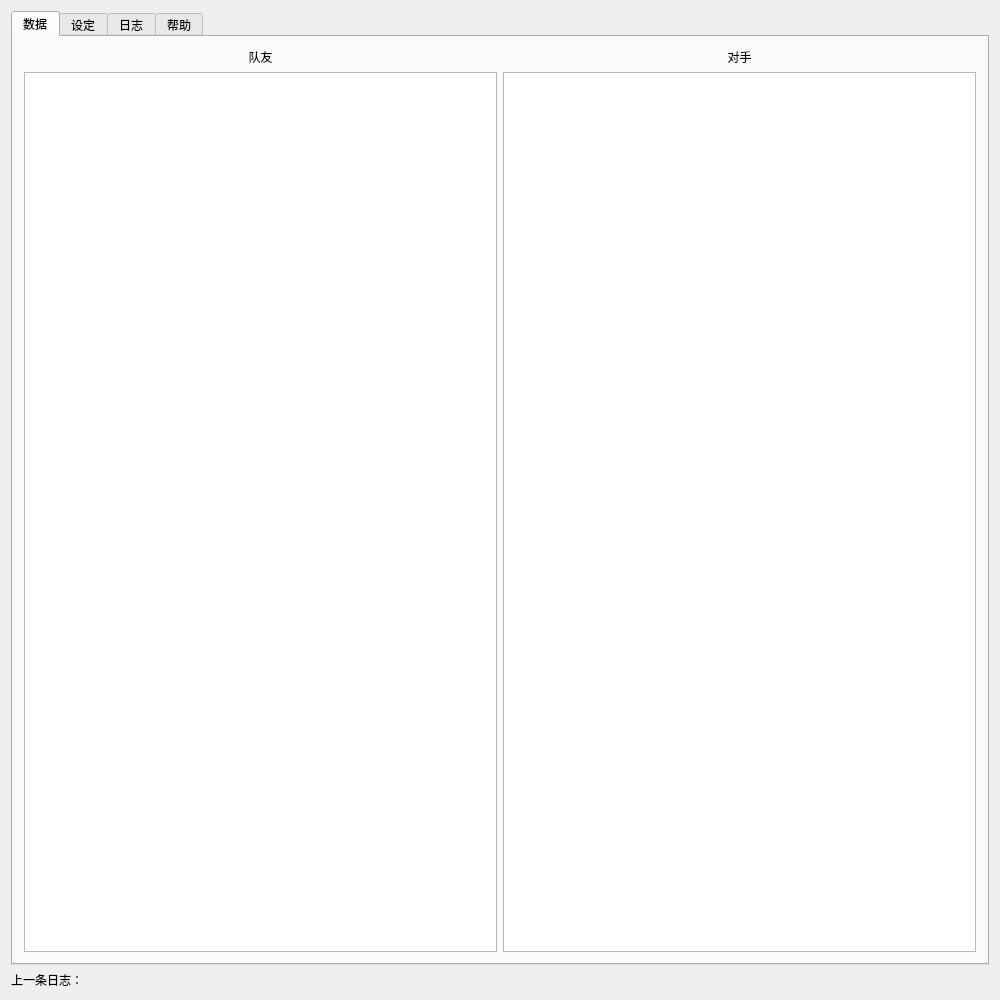
<?xml version="1.0" encoding="UTF-8"?>
<ui version="4.0">
 <class>motsClass</class>
 <widget class="QWidget" name="motsClass">
  <property name="geometry">
   <rect>
    <x>0</x>
    <y>0</y>
    <width>1000</width>
    <height>1000</height>
   </rect>
  </property>
  <property name="windowTitle">
   <string>Monkey of the Sea</string>
  </property>
  <layout class="QVBoxLayout" name="verticalLayout_5">
   <item>
    <widget class="QTabWidget" name="tabWidget">
     <property name="currentIndex">
      <number>0</number>
     </property>
     <widget class="QWidget" name="tabData">
      <attribute name="title">
       <string>数据</string>
      </attribute>
      <layout class="QHBoxLayout" name="horizontalLayout">
       <item>
        <layout class="QVBoxLayout" name="verticalLayout">
         <item>
          <widget class="QLabel" name="labelData1Title">
           <property name="text">
            <string>队友</string>
           </property>
           <property name="alignment">
            <set>Qt::AlignCenter</set>
           </property>
          </widget>
         </item>
         <item>
          <widget class="QListWidget" name="listWidgetData1"/>
         </item>
        </layout>
       </item>
       <item>
        <layout class="QVBoxLayout" name="verticalLayout_2">
         <item>
          <widget class="QLabel" name="labelData2Title">
           <property name="text">
            <string>对手</string>
           </property>
           <property name="alignment">
            <set>Qt::AlignCenter</set>
           </property>
          </widget>
         </item>
         <item>
          <widget class="QListWidget" name="listWidgetData2"/>
         </item>
        </layout>
       </item>
      </layout>
     </widget>
     <widget class="QWidget" name="tabConfig">
      <attribute name="title">
       <string>设定</string>
      </attribute>
      <layout class="QVBoxLayout" name="verticalLayout_4">
       <item>
        <layout class="QHBoxLayout" name="horizontalLayout_2">
         <item>
          <widget class="QLabel" name="labelGamePathHint">
           <property name="text">
            <string>游戏路径</string>
           </property>
          </widget>
         </item>
         <item>
          <widget class="QLineEdit" name="lineEditGamePath"/>
         </item>
        </layout>
       </item>
       <item>
        <layout class="QHBoxLayout" name="horizontalLayout_3">
         <item>
          <widget class="QLabel" name="labelServerUrlHint">
           <property name="text">
            <string>搜索服务器地址</string>
           </property>
          </widget>
         </item>
         <item>
          <layout class="QVBoxLayout" name="verticalLayout_3">
           <item>
            <widget class="QLineEdit" name="lineEditGetIdUrl"/>
           </item>
           <item>
            <widget class="QLineEdit" name="lineEditGetShipNameUrl"/>
           </item>
           <item>
            <widget class="QLineEdit" name="lineEditGetOverviewUrl"/>
           </item>
           <item>
            <widget class="QLineEdit" name="lineEditGetShipUrl"/>
           </item>
           <item>
            <widget class="QLabel" name="labelServerUrlHint2">
             <property name="sizePolicy">
              <sizepolicy hsizetype="Preferred" vsizetype="Fixed">
               <horstretch>0</horstretch>
               <verstretch>0</verstretch>
              </sizepolicy>
             </property>
             <property name="text">
              <string>除非您充分了解您在做什么，否则请不要更改此项。
如需更改（例如官方服务器地址变更时），请注意保留地址中的占位符。
更改前，请务必自行确认网站根目录下 robots.txt 中允许该项的调取。</string>
             </property>
             <property name="alignment">
              <set>Qt::AlignCenter</set>
             </property>
            </widget>
           </item>
          </layout>
         </item>
        </layout>
       </item>
       <item>
        <layout class="QHBoxLayout" name="horizontalLayout_5">
         <item>
          <widget class="QLabel" name="labelLocalIntervalHint">
           <property name="text">
            <string>本地文件侦听间隔（毫秒）</string>
           </property>
          </widget>
         </item>
         <item>
          <widget class="QLineEdit" name="lineEditLocalInterval">
           <property name="inputMethodHints">
            <set>Qt::ImhDigitsOnly</set>
           </property>
          </widget>
         </item>
         <item>
          <spacer name="horizontalSpacer">
           <property name="orientation">
            <enum>Qt::Horizontal</enum>
           </property>
           <property name="sizeType">
            <enum>QSizePolicy::Preferred</enum>
           </property>
           <property name="sizeHint" stdset="0">
            <size>
             <width>40</width>
             <height>20</height>
            </size>
           </property>
          </spacer>
         </item>
         <item>
          <widget class="QLabel" name="labelNetworkIntervalHint">
           <property name="text">
            <string>联网数据更新间隔（毫秒）</string>
           </property>
          </widget>
         </item>
         <item>
          <widget class="QLineEdit" name="lineEditNetworkInterval">
           <property name="inputMethodHints">
            <set>Qt::ImhDigitsOnly</set>
           </property>
          </widget>
         </item>
        </layout>
       </item>
       <item>
        <layout class="QHBoxLayout" name="horizontalLayout_7">
         <item>
          <widget class="QLabel" name="labelApplicationIdHint">
           <property name="text">
            <string>Wargaming公共API应用ID</string>
           </property>
          </widget>
         </item>
         <item>
          <widget class="QLineEdit" name="lineEditApplicationId">
           <property name="placeholderText">
            <string>缺省为默认值。除非您充分了解您在做什么，否则请不要填写此项。</string>
           </property>
          </widget>
         </item>
        </layout>
       </item>
       <item>
        <layout class="QHBoxLayout" name="horizontalLayout_4">
         <item>
          <widget class="QPushButton" name="pushButtonResetConfig">
           <property name="text">
            <string>重置设定</string>
           </property>
          </widget>
         </item>
         <item>
          <widget class="QPushButton" name="pushButtonCancelChange">
           <property name="text">
            <string>取消修改</string>
           </property>
          </widget>
         </item>
         <item>
          <widget class="QPushButton" name="pushButtonConfirmConfig">
           <property name="text">
            <string>应用设定</string>
           </property>
          </widget>
         </item>
        </layout>
       </item>
      </layout>
     </widget>
     <widget class="QWidget" name="tabLog">
      <attribute name="title">
       <string>日志</string>
      </attribute>
      <layout class="QVBoxLayout" name="verticalLayout_6">
       <item>
        <widget class="QListWidget" name="listWidgetLog"/>
       </item>
      </layout>
     </widget>
     <widget class="QWidget" name="tabHelp">
      <attribute name="title">
       <string>帮助</string>
      </attribute>
      <layout class="QVBoxLayout" name="verticalLayout_7">
       <item>
        <widget class="QLabel" name="labelHelp1">
         <property name="text">
          <string>帮助

 - 阅读数据：

   - 第一行：玩家名  [舰船名]  AvgTier: 玩家使用舰船的平均等级
   - 第二行 总览（Overview）：总场数  胜率  平均经验（不计加成）  平均伤害
   - 第三行 当前船只（Current Ship）：总场数  胜率  平均经验（不计加成）  平均伤害

- 可能的报错提示：

   - 找不到游戏目录，请在设定中调整游戏路径，或停用文件读取保护工具。
   - 未能搜索到玩家，这通常由玩家更改昵称、昵称违规而被屏蔽，新注册的玩家昵称，或玩家隐藏战绩引起。
   - 未能搜索到船只，这通常由 Wargaming Public API 的数据滞后引起。
     该 API 更新频率较低并经常过时，但我尚未找到一个其他方式，来通过 shipId 查询舰船名称。
   - Robot 许可取得失败，这可能由网络状态不佳引起，或是 360 停止了对 wowsgame.cn/community/ 下内容的获取许可。
   - 其他网络错误提示：请根据日志内容自行判断问题。

- 法律相关问题说明：

   - Mots 项目使用 WTFPL（经过更改）协议开源，允许一切行为，但额外声明了我不对此项目中的代码、程序等内容负责。
   - Mots 项目仅供学习交流使用，我将永远不会凭借它盈利，即便我不禁止任何人这样做。
   - 在使用程序之前，请您明确该程序可能带来的法律风险：按照 360 游戏客服的说法，战舰世界 360 服务器并不存在公开 API 可供使用。
   - 一切您在修改、重新分发、使用本项目中代码或二进制文件时引发的问题与法律风险均与我无关，请您自行负责。


Mots - Esun's release. Contact me at: esun_zhao@hotmail.com.</string>
         </property>
        </widget>
       </item>
      </layout>
     </widget>
    </widget>
   </item>
   <item>
    <layout class="QHBoxLayout" name="horizontalLayout_6">
     <item>
      <widget class="QLabel" name="labelLogHint">
       <property name="text">
        <string>上一条日志：</string>
       </property>
      </widget>
     </item>
     <item>
      <widget class="QLabel" name="labelLog">
       <property name="sizePolicy">
        <sizepolicy hsizetype="Expanding" vsizetype="Preferred">
         <horstretch>0</horstretch>
         <verstretch>0</verstretch>
        </sizepolicy>
       </property>
       <property name="text">
        <string/>
       </property>
      </widget>
     </item>
    </layout>
   </item>
  </layout>
 </widget>
 <layoutdefault spacing="6" margin="11"/>
 <resources>
  <include location="mots.qrc"/>
 </resources>
 <connections/>
</ui>
